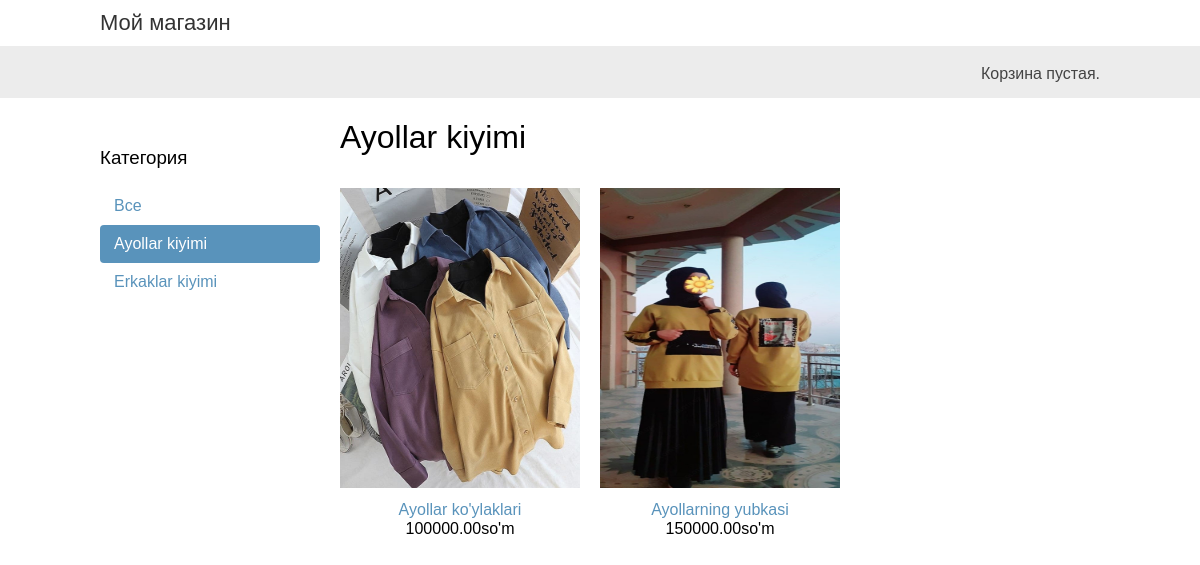
The app's page /ayollar-kiyimi/ with its own data.
### myshop/models.py (models this page shows, shortened)
class Category(models.Model):
    name = models.CharField(max_length=100, db_index=True)
    slug = models.SlugField(max_length=100, unique=True)
    class Meta:
        ordering = ('name',)
        verbose_name = 'Категория'
        verbose_name_plural = 'Категории'
    def get_absolute_url(self):
        return reverse('myshop:product_list_by_category', args=[self.slug])

class Product(models.Model):
    category = models.ForeignKey(Category,
                                 related_name='products',
                                 on_delete=models.CASCADE)
    name = models.CharField(max_length=150, db_index=True)
    slug = models.CharField(max_length=150, db_index=True, unique=True)
    image = models.ImageField(upload_to='product/%Y/%m/%d', blank=True)
    description = models.TextField(max_length=1000, blank=True)
    price = models.DecimalField(max_digits=10, decimal_places=2)
    available = models.BooleanField(default=True)
    created = models.DateTimeField(auto_now_add=True)
    uploaded = models.DateTimeField(auto_now=True)
    class Meta:
        ordering = ('name',)
        verbose_name = 'Товар'
        verbose_name_plural = 'Товары'
        index_together = (('id', 'slug'), )
    def get_absolute_url(self):
        return reverse('myshop:product_detail', args=[self.id, self.slug])

### myshop/views.py (the view)
# urls.py: path('', views.product_list, name='product_list'),
def product_list(request, category_slug=None):
    category = None
    categories = Category.objects.all()
    products = Product.objects.filter(available=True)
    if category_slug:
        category = get_object_or_404(Category, slug=category_slug)
        products = products.filter(category=category)
    return render(request, 'shop/product/list.html',
                  {
                      'category': category,
                      'categories': categories,
                      'products': products
                  })

### myshop/templates/shop/product/list.html (shortened to what this page needs)
{% extends "base.html" %}
{% load static %}
{% block content %}
<div id="sidebar">
    <h3>Категория</h3>
    <ul>
        <li {% if not category %}class="selected" {% endif %}>
            <a href="{% url 'shop:product_list' %}">Все</a>
        </li>
        {% for c in categories %}
        <li {% if category.slug == c.slug %}class="selected" {% endif %}>
            <a href="{{ c.get_absolute_url }}">{{ c.name }}</a>
        </li>
        {% endfor %}
    </ul>
</div>
<div id="main" class="product-list">
    <h1>{% if category %}{{ category.name }}{% else %}Товар{% endif %}</h1>
    {% for product in products %}
    <div class="item">
        <a href="{{ product.get_absolute_url }}">
            <img height="300px" src="{% if product.image %}{{ product.image.url }}{%else %}{% static 'img/no_image.png' %}{% endif %}">
        </a>
        <a href="{{ product.get_absolute_url }}">{{ product.name }}</a>
        <br>
        {{ product.price }}so'm
    </div>
    {% endfor %}
</div>
{% endblock %}

### myshop/static/css/base.css (style rules this page uses)
body { margin:0; padding:0; font-family:helvetica, sans-serif; }
h1, h2, h3, h4, h5 , h6 { font-family: 'Ubuntu', sans-serif; font-weight:normal; }
a { text-decoration:none; color:#5993bb; }
#sidebar { width:220px; padding:30px 20px 0 0; float:left; }
#sidebar ul { margin:0; padding:0; }
#sidebar ul li { margin:0; list-style:none; padding:10px 14px; }
#sidebar ul li a { display:block; }
#sidebar ul li.selected { background:#5993bb; border-radius:4px; }
#sidebar ul li.selected a { color:#fff; }
#main { float:left; width: 96%; margin-right:-220px; overflow:hidden; }
.product-list .item { width:25%; padding:10px 20px 10px 0; float:left; text-align:center; line-height:1.2; }
.product-list .item img { width:100%; margin-bottom:8px; }

### records on screen
Category: name "Ayollar kiyimi"
Category: name "Erkaklar kiyimi"
Product: image (picture), name "Ayollar ko'ylaklari", price "100000.00"
Product: image (picture), name "Ayollarning yubkasi", price "150000.00"
